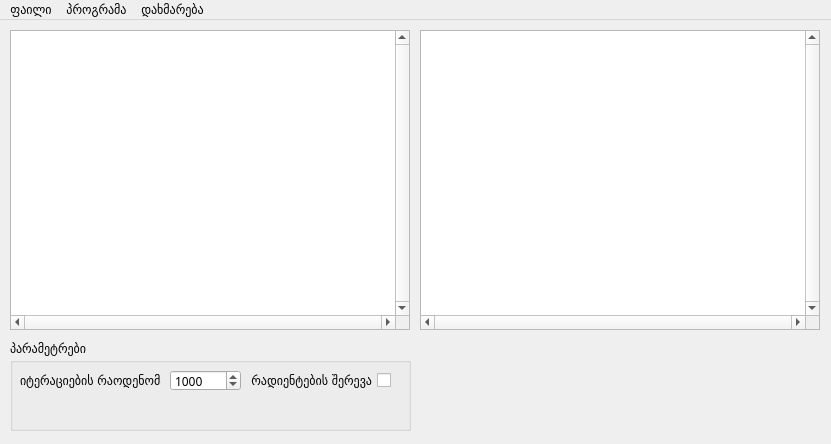
<?xml version="1.0" encoding="UTF-8"?>
<ui version="4.0">
 <class>MainWindow</class>
 <widget class="QMainWindow" name="MainWindow">
  <property name="geometry">
   <rect>
    <x>0</x>
    <y>0</y>
    <width>831</width>
    <height>444</height>
   </rect>
  </property>
  <property name="font">
   <font>
    <family>Sylfaen</family>
   </font>
  </property>
  <property name="windowTitle">
   <string>უნაკერო კლონირების ინსტრუმენტი</string>
  </property>
  <property name="windowIcon">
   <iconset resource="global.qrc">
    <normaloff>:/new/pics/icon.ico</normaloff>:/new/pics/icon.ico</iconset>
  </property>
  <widget class="QWidget" name="centralWidget">
   <widget class="QGraphicsView" name="graphicsView_source">
    <property name="geometry">
     <rect>
      <x>10</x>
      <y>10</y>
      <width>400</width>
      <height>300</height>
     </rect>
    </property>
    <property name="maximumSize">
     <size>
      <width>640</width>
      <height>480</height>
     </size>
    </property>
    <property name="cursor" stdset="0">
     <cursorShape>ArrowCursor</cursorShape>
    </property>
    <property name="verticalScrollBarPolicy">
     <enum>Qt::ScrollBarAlwaysOn</enum>
    </property>
    <property name="horizontalScrollBarPolicy">
     <enum>Qt::ScrollBarAlwaysOn</enum>
    </property>
    <property name="resizeAnchor">
     <enum>QGraphicsView::NoAnchor</enum>
    </property>
   </widget>
   <widget class="QGraphicsView" name="graphicsView_destination">
    <property name="geometry">
     <rect>
      <x>420</x>
      <y>10</y>
      <width>400</width>
      <height>300</height>
     </rect>
    </property>
    <property name="maximumSize">
     <size>
      <width>640</width>
      <height>480</height>
     </size>
    </property>
    <property name="cursor" stdset="0">
     <cursorShape>OpenHandCursor</cursorShape>
    </property>
    <property name="verticalScrollBarPolicy">
     <enum>Qt::ScrollBarAlwaysOn</enum>
    </property>
    <property name="horizontalScrollBarPolicy">
     <enum>Qt::ScrollBarAlwaysOn</enum>
    </property>
   </widget>
   <widget class="QGroupBox" name="groupBox">
    <property name="geometry">
     <rect>
      <x>10</x>
      <y>320</y>
      <width>401</width>
      <height>91</height>
     </rect>
    </property>
    <property name="title">
     <string>პარამეტრები</string>
    </property>
    <widget class="QLabel" name="label">
     <property name="geometry">
      <rect>
       <x>10</x>
       <y>30</y>
       <width>141</width>
       <height>21</height>
      </rect>
     </property>
     <property name="text">
      <string>იტერაციების რაოდენომა</string>
     </property>
    </widget>
    <widget class="QSpinBox" name="spinBox_iterations">
     <property name="geometry">
      <rect>
       <x>160</x>
       <y>30</y>
       <width>71</width>
       <height>21</height>
      </rect>
     </property>
     <property name="maximum">
      <number>999999</number>
     </property>
     <property name="singleStep">
      <number>50</number>
     </property>
     <property name="value">
      <number>1000</number>
     </property>
    </widget>
    <widget class="QCheckBox" name="checkBox_mix_gradients">
     <property name="geometry">
      <rect>
       <x>240</x>
       <y>30</y>
       <width>141</width>
       <height>21</height>
      </rect>
     </property>
     <property name="sizePolicy">
      <sizepolicy hsizetype="Minimum" vsizetype="Fixed">
       <horstretch>0</horstretch>
       <verstretch>0</verstretch>
      </sizepolicy>
     </property>
     <property name="layoutDirection">
      <enum>Qt::RightToLeft</enum>
     </property>
     <property name="text">
      <string>გრადიენტების შერევა</string>
     </property>
     <property name="checked">
      <bool>false</bool>
     </property>
    </widget>
   </widget>
   <widget class="QWidget" name="gridLayoutWidget">
    <property name="geometry">
     <rect>
      <x>10</x>
      <y>10</y>
      <width>381</width>
      <height>281</height>
     </rect>
    </property>
    <layout class="QGridLayout" name="grid_mask">
     <property name="leftMargin">
      <number>0</number>
     </property>
     <property name="topMargin">
      <number>0</number>
     </property>
    </layout>
   </widget>
  </widget>
  <widget class="QMenuBar" name="menuBar">
   <property name="geometry">
    <rect>
     <x>0</x>
     <y>0</y>
     <width>831</width>
     <height>22</height>
    </rect>
   </property>
   <widget class="QMenu" name="menu">
    <property name="title">
     <string>ფაილი</string>
    </property>
    <addaction name="action_source_img_select"/>
    <addaction name="action_destination_img_select"/>
    <addaction name="separator"/>
    <addaction name="action_save"/>
   </widget>
   <widget class="QMenu" name="menu_2">
    <property name="title">
     <string>პროგრამა</string>
    </property>
    <addaction name="action_pen_width"/>
    <addaction name="action_pen_color"/>
    <addaction name="action_pen_clear"/>
    <addaction name="separator"/>
    <addaction name="action_blend"/>
   </widget>
   <widget class="QMenu" name="menu_3">
    <property name="title">
     <string>დახმარება</string>
    </property>
    <addaction name="action_about"/>
   </widget>
   <addaction name="menu"/>
   <addaction name="menu_2"/>
   <addaction name="menu_3"/>
  </widget>
  <action name="action_source_img_select">
   <property name="text">
    <string>პირველი სურათის არჩევა</string>
   </property>
  </action>
  <action name="action_destination_img_select">
   <property name="text">
    <string>მეორე სურათის არჩევა</string>
   </property>
  </action>
  <action name="action_save">
   <property name="icon">
    <iconset resource="global.qrc">
     <normaloff>:/new/pics/save.ico</normaloff>:/new/pics/save.ico</iconset>
   </property>
   <property name="text">
    <string>შენახვა</string>
   </property>
   <property name="shortcut">
    <string>Ctrl+S</string>
   </property>
  </action>
  <action name="action_about">
   <property name="text">
    <string>პროგრამის შესახებ</string>
   </property>
  </action>
  <action name="action_pen_width">
   <property name="text">
    <string>ფუნჯის ზომა</string>
   </property>
  </action>
  <action name="action_pen_color">
   <property name="text">
    <string>ფუნჯის ფერი</string>
   </property>
  </action>
  <action name="action_pen_clear">
   <property name="text">
    <string>მონიშნულის გასუფთავება</string>
   </property>
  </action>
  <action name="action_blend">
   <property name="text">
    <string>კლონირება</string>
   </property>
   <property name="shortcut">
    <string>F5</string>
   </property>
  </action>
 </widget>
 <layoutdefault spacing="6" margin="11"/>
 <resources>
  <include location="global.qrc"/>
 </resources>
 <connections/>
</ui>
